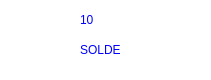
   <widget class="QFrame" name="frame_18">
    <property name="geometry">
     <rect>
      <x>1150</x>
      <y>520</y>
      <width>211</width>
      <height>80</height>
     </rect>
    </property>
    <property name="styleSheet">
     <string notr="true">border-radius: 20px;
background: white;
box-shadow:  20px 20px 39px #bebebe,
             -20px -20px 39px #ffffff;</string>
    </property>
    <property name="frameShape">
     <enum>QFrame::StyledPanel</enum>
    </property>
    <property name="frameShadow">
     <enum>QFrame::Raised</enum>
    </property>
    <widget class="QLabel" name="label_58">
     <property name="geometry">
      <rect>
       <x>80</x>
       <y>40</y>
       <width>171</width>
       <height>20</height>
      </rect>
     </property>
     <property name="styleSheet">
      <string notr="true">font: 75 8pt &quot;Josefin Sans SemiBold&quot;;
color:BLUE

</string>
     </property>
     <property name="text">
      <string>SOLDE</string>
     </property>
    </widget>
    <widget class="QLabel" name="label_48">
     <property name="geometry">
      <rect>
       <x>80</x>
       <y>10</y>
       <width>91</width>
       <height>20</height>
      </rect>
     </property>
     <property name="styleSheet">
      <string notr="true">font: 75 8pt &quot;Josefin Sans SemiBold&quot;;
color:BLUE
</string>
     </property>
     <property name="text">
      <string>10</string>
     </property>
    </widget>
    <widget class="QLabel" name="label_46">
     <property name="geometry">
      <rect>
       <x>20</x>
       <y>10</y>
       <width>41</width>
       <height>51</height>
      </rect>
     </property>
     <property name="styleSheet">
      <string notr="true">image: url(:/newPrefix/493-4930874_bill-png-vector-money-logo-png.png);</string>
     </property>
     <property name="text">
      <string/>
     </property>
    </widget>
   </widget>
